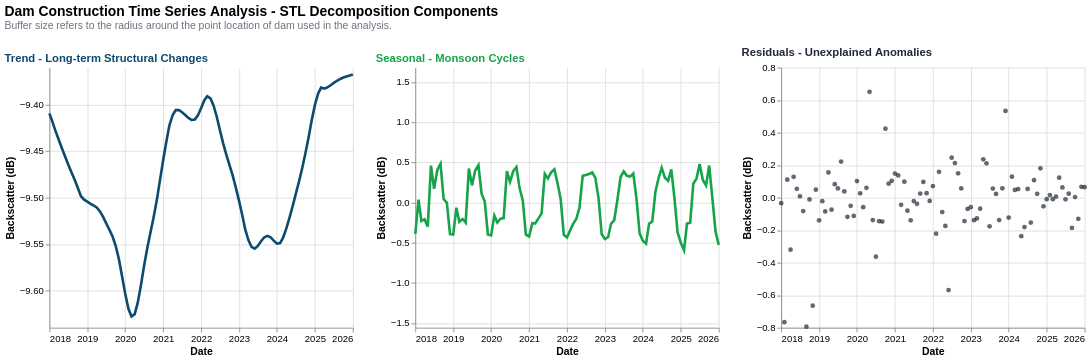

Source (notebook cell):
### Code cell
import warnings
warnings.filterwarnings('ignore', message='Automatically deduplicated selection parameter')

# Interactive dashboard: Select a dam and buffer size, view all three components side by side
def plot_dam_dashboard(combined_df):
    """
    Create an interactive dashboard with dropdowns to select a dam and buffer size, 
    then view trend, seasonal, and residual components side by side.
    Y-axes remain constant for each dam across buffer sizes for easier comparison.
    
    Args:
        combined_df: DataFrame with all dam data including trend, seasonal, residual, 
                     and buffer columns
    
    Returns:
        Altair chart object with interactive dropdowns
    """
    # Ensure residual column exists
    if 'residual' not in combined_df.columns:
        combined_df['residual'] = combined_df['VV_filled'] - combined_df['trend'] - combined_df['seasonal']
    
    # Prepare data
    plot_data = combined_df.copy()
    plot_data['date'] = pd.to_datetime(plot_data['date'])
    
    # Get unique dams and buffers for dropdowns
    dam_names = sorted(plot_data['dam_name'].unique())
    buffer_labels = sorted(plot_data['buffer_label'].unique()) if 'buffer_label' in plot_data.columns else ['150m']
    
    # Create dam dropdown selection
    dam_dropdown = alt.binding_select(options=dam_names, name='Select Dam: ')
    dam_selection = alt.selection_point(
        name='dam_select',
        fields=['dam_name'],
        bind=dam_dropdown,
        value=dam_names[0]
    )
    
    # Create buffer dropdown selection
    buffer_dropdown = alt.binding_select(options=buffer_labels, name='Buffer Size: ')
    buffer_selection = alt.selection_point(
        name='buffer_select',
        fields=['buffer_label'],
        bind=buffer_dropdown,
        value=buffer_labels[1] if len(buffer_labels) > 1 else buffer_labels[0]
    )
    
    # Base properties with both selections
    base = alt.Chart(plot_data).add_params(
        dam_selection,
        buffer_selection
    ).transform_filter(
        dam_selection
    ).transform_filter(
        buffer_selection
    )
    
    # Y-axes: trend auto-scales per dam (different for each dam, same between buffers)
    # Seasonal uses a fixed domain across all dams
    seasonal_domain = [plot_data['seasonal'].min() * 1.1, plot_data['seasonal'].max() * 1.1]
    
    # Chart 1: Trend Component (Blue Line) - auto-scaling y-axis per dam
    trend_chart = base.mark_line(
        strokeWidth=3,
        color='#0C4A6E'
    ).encode(
        x=alt.X('date:T', 
                title='Date',
                axis=alt.Axis(format='%Y', labelAngle=0)),
        y=alt.Y('trend:Q', 
                title='Backscatter (dB)',
                scale=alt.Scale(zero=False)),
        tooltip=[
            alt.Tooltip('dam_name:N', title='Dam'),
            alt.Tooltip('buffer_label:N', title='Buffer'),
            alt.Tooltip('date:T', title='Date', format='%Y-%m-%d'),
            alt.Tooltip('trend:Q', title='Trend (dB)', format='.2f')
        ]
    ).properties(
        width=350,
        height=300,
        title=alt.TitleParams(
            text='Trend - Long-term Structural Changes',
            fontSize=13,
            fontWeight=600,
            color='#0C4A6E',
            anchor='start'
        )
    )
    
    # Chart 2: Seasonal Component (Green Line)
    seasonal_chart = base.mark_line(
        strokeWidth=3,
        color='#16A34A'
    ).encode(
        x=alt.X('date:T', 
                title='Date',
                axis=alt.Axis(format='%Y', labelAngle=0)),
        y=alt.Y('seasonal:Q', 
                title='Backscatter (dB)',
                scale=alt.Scale(domain=seasonal_domain)),
        tooltip=[
            alt.Tooltip('dam_name:N', title='Dam'),
            alt.Tooltip('buffer_label:N', title='Buffer'),
            alt.Tooltip('date:T', title='Date', format='%Y-%m-%d'),
            alt.Tooltip('seasonal:Q', title='Seasonal (dB)', format='.2f')
        ]
    ).properties(
        width=350,
        height=300,
        title=alt.TitleParams(
            text='Seasonal - Monsoon Cycles',
            fontSize=13,
            fontWeight=600,
            color='#16A34A',
            anchor='start'
        )
    )
    
    # Chart 3: Residuals (Dark Gray Scatter) - Auto-scales per dam for better anomaly visibility
    residual_chart = base.mark_circle(
        size=30,
        color='#1F2937',
        opacity=0.7
    ).encode(
        x=alt.X('date:T', 
                title='Date',
                axis=alt.Axis(format='%Y', labelAngle=0)),
        y=alt.Y('residual:Q', 
                title='Backscatter (dB)',
                scale=alt.Scale(zero=False)),
        tooltip=[
            alt.Tooltip('dam_name:N', title='Dam'),
            alt.Tooltip('buffer_label:N', title='Buffer'),
            alt.Tooltip('date:T', title='Date', format='%Y-%m-%d'),
            alt.Tooltip('residual:Q', title='Residual (dB)', format='.2f')
        ]
    ).properties(
        width=350,
        height=300,
        title=alt.TitleParams(
            text='Residuals - Unexplained Anomalies',
            fontSize=13,
            fontWeight=600,
            color='#1F2937',
            anchor='start'
        )
    )
    
    # Combine charts horizontally
    dashboard = (trend_chart | seasonal_chart | residual_chart).configure_view(
        strokeWidth=0
    ).configure_axis(
        labelFontSize=11,
        titleFontSize=12
    ).properties(
        title=alt.TitleParams(
            text='Dam Construction Time Series Analysis - STL Decomposition Components',
            subtitle='Buffer size refers to the radius around the point location of dam used in the analysis.',
            fontSize=16,
            fontWeight=700,
            anchor='start',
            offset=20,
            subtitleFontSize=12,
            subtitleColor='#6B7280'
        )
    )
    
    return dashboard

# Create and display the interactive dashboard with dam and buffer filters
dashboard = plot_dam_dashboard(combined_dam_df)
dashboard

### Figure 1 — Vega-Lite specification as saved in the notebook (floating-point values rounded to 4 significant figures; data arrays with more than 128 entries replaced by an {"elided": "..."} marker saying what was removed)
{"config": {"view": {"continuousWidth": 300, "continuousHeight": 300, "strokeWidth": 0}, "axis": {"labelFontSize": 11, "titleFontSize": 12}}, "hconcat": [{"mark": {"type": "line", "color": "#0C4A6E", "strokeWidth": 3}, "encoding": {"tooltip": [{"field": "dam_name", "title": "Dam", "type": "nominal"}, {"field": "buffer_label", "title": "Buffer", "type": "nominal"}, {"field": "date", "format": "%Y-%m-%d", "title": "Date", "type": "temporal"}, {"field": "trend", "format": ".2f", "title": "Trend (dB)", "type": "quantitative"}], "x": {"axis": {"format": "%Y", "labelAngle": 0}, "field": "date", "title": "Date", "type": "temporal"}, "y": {"field": "trend", "scale": {"zero": false}, "title": "Backscatter (dB)", "type": "quantitative"}}, "height": 300, "name": "view_990f97e9c9159a6c_0", "title": {"text": "Trend - Long-term Structural Changes", "anchor": "start", "color": "#0C4A6E", "fontSize": 13, "fontWeight": 600}, "transform": [{"filter": {"param": "dam_select"}}, {"filter": {"param": "buffer_select"}}], "width": 350}, {"mark": {"type": "line", "color": "#16A34A", "strokeWidth": 3}, "encoding": {"tooltip": [{"field": "dam_name", "title": "Dam", "type": "nominal"}, {"field": "buffer_label", "title": "Buffer", "type": "nominal"}, {"field": "date", "format": "%Y-%m-%d", "title": "Date", "type": "temporal"}, {"field": "seasonal", "format": ".2f", "title": "Seasonal (dB)", "type": "quantitative"}], "x": {"axis": {"format": "%Y", "labelAngle": 0}, "field": "date", "title": "Date", "type": "temporal"}, "y": {"field": "seasonal", "scale": {"domain": [-1.559, 1.678]}, "title": "Backscatter (dB)", "type": "quantitative"}}, "height": 300, "name": "view_0292dadfd3a1e5a7_1", "title": {"text": "Seasonal - Monsoon Cycles", "anchor": "start", "color": "#16A34A", "fontSize": 13, "fontWeight": 600}, "transform": [{"filter": {"param": "dam_select"}}, {"filter": {"param": "buffer_select"}}], "width": 350}, {"mark": {"type": "circle", "color": "#1F2937", "opacity": 0.7, "size": 30}, "encoding": {"tooltip": [{"field": "dam_name", "title": "Dam", "type": "nominal"}, {"field": "buffer_label", "title": "Buffer", "type": "nominal"}, {"field": "date", "format": "%Y-%m-%d", "title": "Date", "type": "temporal"}, {"field": "residual", "format": ".2f", "title": "Residual (dB)", "type": "quantitative"}], "x": {"axis": {"format": "%Y", "labelAngle": 0}, "field": "date", "title": "Date", "type": "temporal"}, "y": {"field": "residual", "scale": {"zero": false}, "title": "Backscatter (dB)", "type": "quantitative"}}, "height": 300, "name": "view_b38883e3d59b9327_2", "title": {"text": "Residuals - Unexplained Anomalies", "anchor": "start", "color": "#1F2937", "fontSize": 13, "fontWeight": 600}, "transform": [{"filter": {"param": "dam_select"}}, {"filter": {"param": "buffer_select"}}], "width": 350}], "data": {"name": "data-2f8c73c8de0149d592a731d9477962ef"}, "params": [{"name": "dam_select", "select": {"type": "point", "fields": ["dam_name"]}, "bind": {"input": "select", "options": ["Mone Chaung", "Shwegyin", "Tha Htay", "Upper Kengtawng", "Upper Yeywa", "Zawgyi 1", "Zawgyi 2"], "name": "Select Dam: "}, "value": "Mone Chaung", "views": ["view_990f97e9c9159a6c_0", "view_0292dadfd3a1e5a7_1", "view_b38883e3d59b9327_2"]}, {"name": "buffer_select", "select": {"type": "point", "fields": ["buffer_label"]}, "bind": {"input": "select", "options": ["150m", "200m"], "name": "Buffer Size: "}, "value": "200m", "views": ["view_990f97e9c9159a6c_0", "view_0292dadfd3a1e5a7_1", "view_b38883e3d59b9327_2"]}], "title": {"text": "Dam Construction Time Series Analysis - STL Decomposition Components", "anchor": "start", "fontSize": 16, "fontWeight": 700, "offset": 20, "subtitle": "Buffer size refers to the radius around the point location of dam used in the analysis.", "subtitleColor": "#6B7280", "subtitleFontSize": 12}, "$schema": "https://vega.github.io/schema/vega-lite/v6.1.0.json", "datasets": {"data-2f8c73c8de0149d592a731d9477962ef": {"elided": "1714 records"}}}
